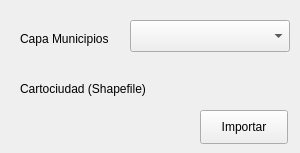
        <widget class="QWidget" name="tab_8">
         <attribute name="title">
          <string>CartoCiudad</string>
         </attribute>
         <widget class="QgsMapLayerComboBox" name="mMapLayerComboBox">
          <property name="geometry">
           <rect>
            <x>130</x>
            <y>20</y>
            <width>160</width>
            <height>32</height>
           </rect>
          </property>
         </widget>
         <widget class="QgsFileWidget" name="mQgsFileWidget">
          <property name="geometry">
           <rect>
            <x>170</x>
            <y>60</y>
            <width>121</width>
            <height>38</height>
           </rect>
          </property>
         </widget>
         <widget class="QLabel" name="label_4">
          <property name="geometry">
           <rect>
            <x>20</x>
            <y>30</y>
            <width>111</width>
            <height>18</height>
           </rect>
          </property>
          <property name="text">
           <string>Capa Municipios</string>
          </property>
         </widget>
         <widget class="QLabel" name="label_17">
          <property name="geometry">
           <rect>
            <x>20</x>
            <y>80</y>
            <width>141</width>
            <height>18</height>
           </rect>
          </property>
          <property name="text">
           <string>Cartociudad (Shapefile)</string>
          </property>
         </widget>
         <widget class="QPushButton" name="pushButton_cartociudad">
          <property name="geometry">
           <rect>
            <x>200</x>
            <y>110</y>
            <width>88</width>
            <height>34</height>
           </rect>
          </property>
          <property name="text">
           <string>Importar</string>
          </property>
         </widget>
        </widget>
